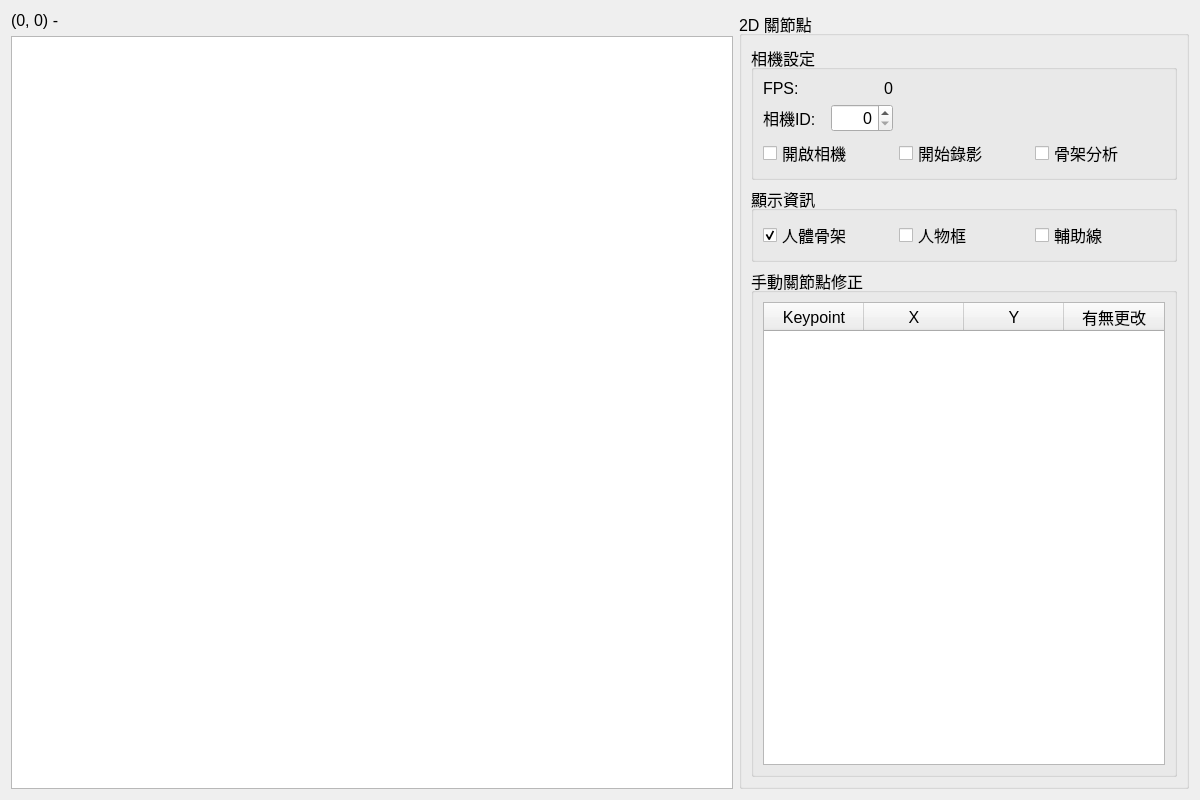
<?xml version="1.0" encoding="UTF-8"?>
<ui version="4.0">
 <class>camera_ui</class>
 <widget class="QWidget" name="camera_ui">
  <property name="geometry">
   <rect>
    <x>0</x>
    <y>0</y>
    <width>1200</width>
    <height>800</height>
   </rect>
  </property>
  <property name="windowTitle">
   <string>Form</string>
  </property>
  <layout class="QHBoxLayout" name="horizontalLayout_2">
   <item>
    <layout class="QVBoxLayout" name="verticalLayout_2" stretch="0,0">
     <item>
      <widget class="QLabel" name="image_resolution_label">
       <property name="maximumSize">
        <size>
         <width>16777215</width>
         <height>30</height>
        </size>
       </property>
       <property name="font">
        <font>
         <family>Arial</family>
         <pointsize>12</pointsize>
        </font>
       </property>
       <property name="text">
        <string>(0, 0) - </string>
       </property>
      </widget>
     </item>
     <item>
      <widget class="QGraphicsView" name="camer_frame_view">
       <property name="minimumSize">
        <size>
         <width>480</width>
         <height>360</height>
        </size>
       </property>
      </widget>
     </item>
    </layout>
   </item>
   <item>
    <widget class="QGroupBox" name="setting_groupbox">
     <property name="minimumSize">
      <size>
       <width>450</width>
       <height>625</height>
      </size>
     </property>
     <property name="maximumSize">
      <size>
       <width>450</width>
       <height>16777215</height>
      </size>
     </property>
     <property name="font">
      <font>
       <pointsize>12</pointsize>
      </font>
     </property>
     <property name="title">
      <string>2D 關節點</string>
     </property>
     <layout class="QVBoxLayout" name="verticalLayout_7">
      <item>
       <widget class="QGroupBox" name="camer_setting_groupbox">
        <property name="title">
         <string>相機設定</string>
        </property>
        <layout class="QGridLayout" name="gridLayout">
         <item row="2" column="0">
          <layout class="QHBoxLayout" name="horizontalLayout">
           <item>
            <widget class="QLabel" name="camera_id_label">
             <property name="text">
              <string>相機ID:</string>
             </property>
            </widget>
           </item>
           <item>
            <widget class="QSpinBox" name="camera_id_input">
             <property name="alignment">
              <set>Qt::AlignRight|Qt::AlignTrailing|Qt::AlignVCenter</set>
             </property>
            </widget>
           </item>
          </layout>
         </item>
         <item row="4" column="0">
          <widget class="QCheckBox" name="camera_checkBox">
           <property name="text">
            <string>開啟相機</string>
           </property>
          </widget>
         </item>
         <item row="4" column="2">
          <widget class="QCheckBox" name="analyze_checkBox">
           <property name="text">
            <string>骨架分析</string>
           </property>
          </widget>
         </item>
         <item row="4" column="1">
          <widget class="QCheckBox" name="record_checkBox">
           <property name="text">
            <string>開始錄影</string>
           </property>
          </widget>
         </item>
         <item row="1" column="0">
          <layout class="QHBoxLayout" name="horizontalLayout_3">
           <item>
            <widget class="QLabel" name="fps_label">
             <property name="text">
              <string>FPS:</string>
             </property>
            </widget>
           </item>
           <item>
            <widget class="QLabel" name="fps_info_label">
             <property name="text">
              <string>0</string>
             </property>
             <property name="alignment">
              <set>Qt::AlignRight|Qt::AlignTrailing|Qt::AlignVCenter</set>
             </property>
            </widget>
           </item>
          </layout>
         </item>
        </layout>
       </widget>
      </item>
      <item>
       <widget class="QGroupBox" name="display_groupbox">
        <property name="title">
         <string>顯示資訊</string>
        </property>
        <layout class="QGridLayout" name="gridLayout_2">
         <item row="0" column="1">
          <widget class="QCheckBox" name="show_bbox_checkbox">
           <property name="text">
            <string>人物框</string>
           </property>
           <property name="checkable">
            <bool>true</bool>
           </property>
           <property name="checked">
            <bool>false</bool>
           </property>
          </widget>
         </item>
         <item row="0" column="0">
          <widget class="QCheckBox" name="show_skeleton_checkBox">
           <property name="text">
            <string>人體骨架</string>
           </property>
           <property name="checked">
            <bool>true</bool>
           </property>
          </widget>
         </item>
         <item row="0" column="2">
          <widget class="QCheckBox" name="show_line_checkBox">
           <property name="text">
            <string>輔助線</string>
           </property>
          </widget>
         </item>
        </layout>
       </widget>
      </item>
      <item>
       <widget class="QGroupBox" name="kpt_adjust_groupbox">
        <property name="title">
         <string>手動關節點修正</string>
        </property>
        <layout class="QVBoxLayout" name="verticalLayout_6">
         <item>
          <widget class="QTableWidget" name="keypoint_table">
           <property name="minimumSize">
            <size>
             <width>400</width>
             <height>0</height>
            </size>
           </property>
           <property name="maximumSize">
            <size>
             <width>16777215</width>
             <height>16777215</height>
            </size>
           </property>
           <column>
            <property name="text">
             <string>Keypoint</string>
            </property>
           </column>
           <column>
            <property name="text">
             <string>X</string>
            </property>
           </column>
           <column>
            <property name="text">
             <string>Y</string>
            </property>
           </column>
           <column>
            <property name="text">
             <string>有無更改</string>
            </property>
           </column>
          </widget>
         </item>
        </layout>
       </widget>
      </item>
     </layout>
     <zorder>camer_setting_groupbox</zorder>
     <zorder>kpt_adjust_groupbox</zorder>
     <zorder>display_groupbox</zorder>
    </widget>
   </item>
  </layout>
 </widget>
 <resources/>
 <connections/>
</ui>
